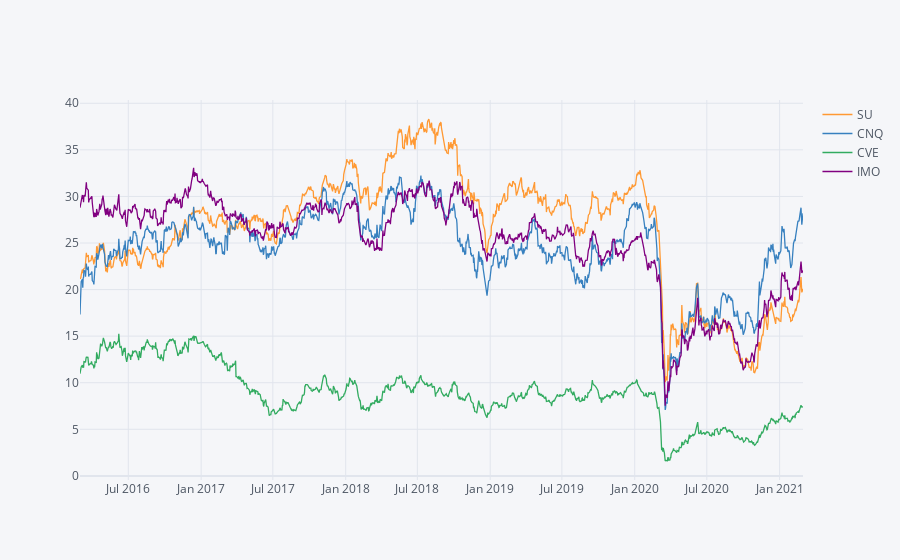

Here is the notebook cell this chart was saved with:
### Markdown cell above
## Visualizing stock prices vs. time using interactive data plotting(iplot). The significant price drop occured between mid 2014 and end of 2016. It directly correlates with overall oil price drop started in 2014.

### Code cell
cop.xs(key='Adj Close',axis=1,level='Stock').iplot()

### Figure 1 — Plotly figure (JSON) as saved in the notebook; plotly's stock layout.template omitted (floating-point values rounded to 4 significant figures; data arrays with more than 128 entries replaced by an {"elided": "..."} marker saying what was removed)
{"data": [{"line": {"color": "rgba(255, 153, 51, 1.0)", "dash": "solid", "shape": "linear", "width": 1.3}, "mode": "lines", "name": "SU", "text": "", "type": "scatter", "x": {"elided": "1259 str values"}, "y": {"elided": "1259 float values"}}, {"line": {"color": "rgba(55, 128, 191, 1.0)", "dash": "solid", "shape": "linear", "width": 1.3}, "mode": "lines", "name": "CNQ", "text": "", "type": "scatter", "x": {"elided": "1259 str values"}, "y": {"elided": "1259 float values"}}, {"line": {"color": "rgba(50, 171, 96, 1.0)", "dash": "solid", "shape": "linear", "width": 1.3}, "mode": "lines", "name": "CVE", "text": "", "type": "scatter", "x": {"elided": "1259 str values"}, "y": {"elided": "1259 float values"}}, {"line": {"color": "rgba(128, 0, 128, 1.0)", "dash": "solid", "shape": "linear", "width": 1.3}, "mode": "lines", "name": "IMO", "text": "", "type": "scatter", "x": {"elided": "1259 str values"}, "y": {"elided": "1259 float values"}}], "layout": {"legend": {"bgcolor": "#F5F6F9", "font": {"color": "#4D5663"}}, "paper_bgcolor": "#F5F6F9", "plot_bgcolor": "#F5F6F9", "title": {"font": {"color": "#4D5663"}}, "xaxis": {"gridcolor": "#E1E5ED", "showgrid": true, "tickfont": {"color": "#4D5663"}, "title": {"font": {"color": "#4D5663"}, "text": ""}, "zerolinecolor": "#E1E5ED"}, "yaxis": {"gridcolor": "#E1E5ED", "showgrid": true, "tickfont": {"color": "#4D5663"}, "title": {"font": {"color": "#4D5663"}, "text": ""}, "zerolinecolor": "#E1E5ED"}}}
